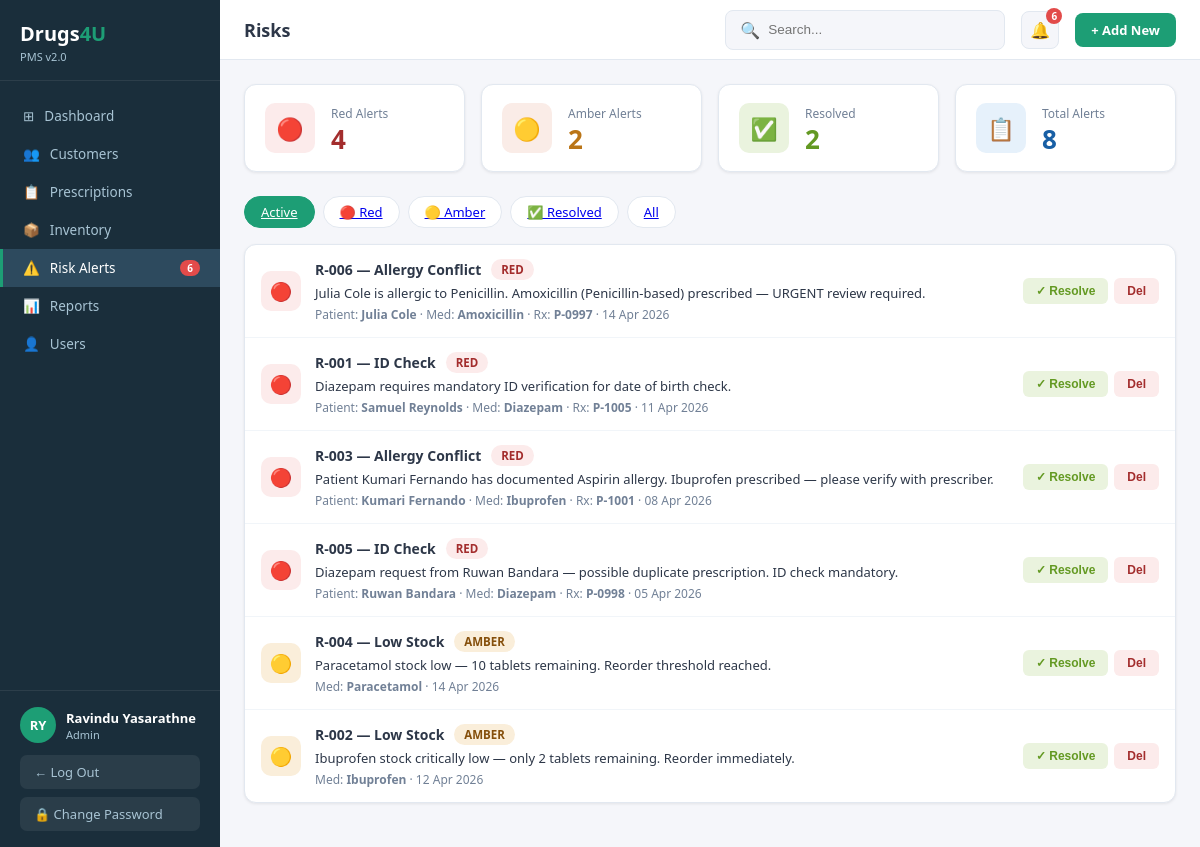
The page /app.php?page=risks (signed in) on the database its author committed.
### tables this page shows
CREATE TABLE IF NOT EXISTS risks (
    id          VARCHAR(10) PRIMARY KEY,    
    type        VARCHAR(50),
    level       ENUM('red','amber','blue') NOT NULL DEFAULT 'amber',
    cust_id     INT,
    med_id      INT,
    rx_id       VARCHAR(10),
    description TEXT,
    risk_date   DATE NOT NULL,
    resolved    TINYINT(1) NOT NULL DEFAULT 0,
    created_at  TIMESTAMP DEFAULT CURRENT_TIMESTAMP
);

CREATE TABLE IF NOT EXISTS medicines (
    id          INT AUTO_INCREMENT PRIMARY KEY,
    name        VARCHAR(150) NOT NULL,
    category    VARCHAR(80) NOT NULL,
    qty         INT NOT NULL DEFAULT 0,
    unit        VARCHAR(30) NOT NULL DEFAULT 'tablets',
    expiry      DATE,
    supplier    VARCHAR(100),
    id_check    TINYINT(1) NOT NULL DEFAULT 0,
    price       DECIMAL(10,2) DEFAULT 0.00,
    created_at  TIMESTAMP DEFAULT CURRENT_TIMESTAMP
);

### includes/db.php (called while the page is built, shortened)
<?php
function getDB(): mysqli {
    static $conn = null;
    if ($conn === null) {
        $conn = new mysqli(DB_HOST, DB_USER, DB_PASS, DB_NAME, DB_PORT);
        $conn->set_charset('utf8mb4');
    }
    return $conn;
}
function query(string $sql, string $types = '', ...$params): mysqli_result|bool {
    $db  = getDB();
    $stmt = $db->prepare($sql);
    if ($types && $params) {
        $stmt->bind_param($types, ...$params);
    }
    $stmt->execute();
    $result = $stmt->get_result();
    return $result !== false ? $result : true;
}
function fetchAll(string $sql, string $types = '', ...$params): array {
    $res = query($sql, $types, ...$params);
    return $res->fetch_all(MYSQLI_ASSOC);
}
function fetchOne(string $sql, string $types = '', ...$params): ?array {
    $res = query($sql, $types, ...$params);
    $row = $res->fetch_assoc();
    return $row ?: null;
}

### pages/risks.php (the view, shortened to what this page needs)
<?php
$filter = $_GET['filter'] ?? 'active';
$whereF = match($filter) {
    'active'   => "WHERE r.resolved=0",
    'resolved' => "WHERE r.resolved=1",
    'red'      => "WHERE r.level='red' AND r.resolved=0",
    'amber'    => "WHERE r.level='amber' AND r.resolved=0",
    default    => '',
};
$sql = "SELECT r.*, m.name AS med_name, CONCAT(c.first_name,' ',c.last_name) AS cust_name
        FROM risks r
        LEFT JOIN medicines m ON m.id=r.med_id
        LEFT JOIN customers c ON c.id=r.cust_id
        $whereF
        ORDER BY r.resolved ASC, FIELD(r.level,'red','amber','blue'), r.risk_date DESC";
$risks = fetchAll($sql);
$riskIcons = ['red'=>'🔴','amber'=>'🟡','blue'=>'🔵'];
?>
<div class="stats-grid" style="grid-template-columns:repeat(4,1fr)">
  <?php
    $red   = fetchOne("SELECT COUNT(*) c FROM risks WHERE level='red'   AND resolved=0")['c'];
    $amber = fetchOne("SELECT COUNT(*) c FROM risks WHERE level='amber' AND resolved=0")['c'];
    $res   = fetchOne("SELECT COUNT(*) c FROM risks WHERE resolved=1")['c'];
  ?>
  <div class="stat-card"><div class="stat-icon stat-red">🔴</div><div class="stat-info"><div class="label">Red Alerts</div><div class="value" style="color:#A32D2D"><?= $red ?></div></div></div>
  <div class="stat-card"><div class="stat-icon stat-orange">🟡</div><div class="stat-info"><div class="label">Amber Alerts</div><div class="value" style="color:var(--amber)"><?= $amber ?></div></div></div>
  <div class="stat-card"><div class="stat-icon stat-green">✅</div><div class="stat-info"><div class="label">Resolved</div><div class="value" style="color:var(--green)"><?= $res ?></div></div></div>
  <div class="stat-card"><div class="stat-icon stat-blue">📋</div><div class="stat-info"><div class="label">Total Alerts</div><div class="value" style="color:#185FA5"><?= $activeRisks + $res ?></div></div></div>
</div>
<div class="filters">
  <?php foreach(['active'=>'Active','red'=>'🔴 Red','amber'=>'🟡 Amber','resolved'=>'✅ Resolved','all'=>'All'] as $k=>$v): ?>
  <a class="filter-btn <?= $filter===$k?'active':'' ?>" href="app.php?page=risks&filter=<?= $k ?>"><?= $v ?></a>
  <?php endforeach; ?>
</div>
<div class="card">
  <?php if ($risks): ?>
  <?php foreach ($risks as $r): ?>
  <div class="risk-item">
    <div class="risk-icon <?= $r['level'] ?>"><?= $riskIcons[$r['level']] ?? '⚠️' ?></div>
    <div class="risk-info">
      <div style="display:flex;align-items:center;gap:10px;margin-bottom:4px">
        <strong style="font-size:14px"><?= htmlspecialchars($r['id']) ?> — <?= htmlspecialchars($r['type']) ?></strong>
        <?php
          $lvlCls = match($r['level']) {'red'=>'badge-red','amber'=>'badge-amber','blue'=>'badge-blue',default=>'badge-gray'};
          echo "<span class='badge $lvlCls'>".strtoupper($r['level'])."</span>";
        ?>
      </div>
      <div style="font-size:13px;color:var(--text);margin-bottom:4px"><?= htmlspecialchars($r['description']) ?></div>
      <div style="font-size:12px;color:var(--text-muted)">
        <?php if ($r['cust_name']): ?>Patient: <strong><?= htmlspecialchars($r['cust_name']) ?></strong> · <?php endif; ?>
        <?php if ($r['med_name']): ?>Med: <strong><?= htmlspecialchars($r['med_name']) ?></strong> · <?php endif; ?>
        <?php if ($r['rx_id']): ?>Rx: <strong><?= htmlspecialchars($r['rx_id']) ?></strong> · <?php endif; ?>
        <?= date('d M Y', strtotime($r['risk_date'])) ?>
      </div>
    </div>
    <div class="risk-actions">
      <?php if (!$r['resolved']): ?>
      <form method="POST" style="display:inline">
        <button type="submit" class="btn-sm btn-resolve">✓ Resolve</button>
      </form>
      <?php endif; ?>
      <form method="POST" style="display:inline" onsubmit="return confirm('Delete this alert?')">
        <button type="submit" class="btn-sm btn-delete">Del</button>
      </form>
    </div>
  </div>
  <?php endforeach; ?>
  <?php else: ?>
  <div style="padding:40px;text-align:center;color:var(--text-muted)">✅ No alerts found for this filter.</div>
  <?php endif; ?>
</div>

### app.php (style rules this page uses)
* { margin:0;padding:0;box-sizing:border-box }
:root { --sidebar:#1a2e3b;--sidebar-active:#2d4a5e;--sidebar-text:#a8c4d4;--sidebar-active-text:#fff; --teal:#1D9E75;--teal-light:#E1F5EE;--teal-dark:#0F6E56; --blue:#378ADD;--blue-light:#E6F1FB; --orange:#E07B39;--orange-light:#FAECE7; --green:#639922;--green-light:#EAF3DE; --red:#E24B4A;--red-light:#FCEBEB; --amber:#BA7517;--amber-light:#FAEEDA; --gray:#F5F6FA;--border:#E2E8F0;--text:#2D3748;--text-muted:#718096; --white:#ffffff;--card-shadow:0 1px 3px rgba(0,0,0,0.08); }
body { font-family:'Segoe UI',sans-serif;background:var(--gray);color:var(--text);height:100vh;overflow:hidden;display:flex }
.stats-grid { display:grid;grid-template-columns:repeat(4,1fr);gap:16px;margin-bottom:24px }
.stat-card { background:#fff;border-radius:12px;padding:18px 20px;box-shadow:var(--card-shadow);border:1px solid var(--border);display:flex;align-items:center;gap:16px }
.stat-icon { width:50px;height:50px;border-radius:10px;display:flex;align-items:center;justify-content:center;font-size:22px;flex-shrink:0 }
.stat-info .label { font-size:12px;color:var(--text-muted);font-weight:500;margin-bottom:4px }
.stat-info .value { font-size:26px;font-weight:700;line-height:1 }
.stat-blue { background:var(--blue-light) }
.stat-orange { background:var(--orange-light) }
.stat-green { background:var(--green-light) }
.stat-red { background:var(--red-light) }
.card { background:#fff;border-radius:12px;box-shadow:var(--card-shadow);border:1px solid var(--border);overflow:hidden;margin-bottom:20px }
.badge { display:inline-flex;align-items:center;padding:3px 10px;border-radius:20px;font-size:11.5px;font-weight:600;white-space:nowrap }
.badge-red { background:var(--red-light);color:#A32D2D }
.badge-amber { background:var(--amber-light);color:#854F0B }
.btn-sm { padding:5px 12px;border-radius:6px;font-size:12px;font-weight:600;cursor:pointer;border:1px solid;transition:.15s }
.btn-delete { background:var(--red-light);color:#A32D2D;border-color:transparent }
.btn-resolve { background:var(--green-light);color:var(--green);border-color:transparent }
.filters { display:flex;gap:8px;margin-bottom:16px;flex-wrap:wrap;align-items:center }
.filter-btn { padding:6px 16px;border-radius:20px;border:1.5px solid var(--border);background:#fff;font-size:13px;cursor:pointer;font-weight:500;transition:.15s }
.filter-btn.active,.filter-btn:checked { background:var(--teal);color:#fff;border-color:var(--teal) }
.risk-item { display:flex;align-items:center;gap:14px;padding:14px 16px;border-bottom:1px solid #F1F5F9;transition:.15s }
.risk-item:last-child { border-bottom:none }
.risk-icon { width:40px;height:40px;border-radius:10px;display:flex;align-items:center;justify-content:center;font-size:18px;flex-shrink:0 }
.risk-icon.red { background:var(--red-light) }
.risk-icon.amber { background:var(--amber-light) }
.risk-info { flex:1 }
.risk-actions { display:flex;gap:6px }

### rows shown on the page
risks: level "🔴", id "R-006", type "Allergy Conflict", level "RED", description "Julia Cole is allergic to Penicillin. Amoxicillin (Penicillin-based) prescribed — URGENT review required.", cust_name "Julia Cole", medicines.name "Amoxicillin", rx "P-0997", risk_date "14 Apr 2026"
risks: level "🔴", id "R-001", type "ID Check", level "RED", description "Diazepam requires mandatory ID verification for date of birth check.", cust_name "Samuel Reynolds", medicines.name "Diazepam", rx "P-1005", risk_date "11 Apr 2026"
risks: level "🔴", id "R-003", type "Allergy Conflict", level "RED", description "Patient Kumari Fernando has documented Aspirin allergy. Ibuprofen prescribed — please verify with prescriber.", cust_name "Kumari Fernando", medicines.name "Ibuprofen", rx "P-1001", risk_date "08 Apr 2026"
risks: level "🔴", id "R-005", type "ID Check", level "RED", description "Diazepam request from Ruwan Bandara — possible duplicate prescription. ID check mandatory.", cust_name "Ruwan Bandara", medicines.name "Diazepam", rx "P-0998", risk_date "05 Apr 2026"
risks: level "🟡", id "R-004", type "Low Stock", level "AMBER", description "Paracetamol stock low — 10 tablets remaining. Reorder threshold reached.", medicines.name "Paracetamol", risk_date "14 Apr 2026"
risks: level "🟡", id "R-002", type "Low Stock", level "AMBER", description "Ibuprofen stock critically low — only 2 tablets remaining. Reorder immediately.", medicines.name "Ibuprofen", risk_date "12 Apr 2026"

### other values the page prints
$n['icon'] "⊞"
$n['label'] "Dashboard"
$n['icon'] "👥"
$n['label'] "Customers"
$n['icon'] "📋"
$n['label'] "Prescriptions"
$n['icon'] "📦"
$n['label'] "Inventory"
$n['icon'] "⚠️"
$n['label'] "Risk Alerts"
$n['badge'] "6"
$n['icon'] "📊"
$n['label'] "Reports"
$n['icon'] "👤"
$n['label'] "Users"
